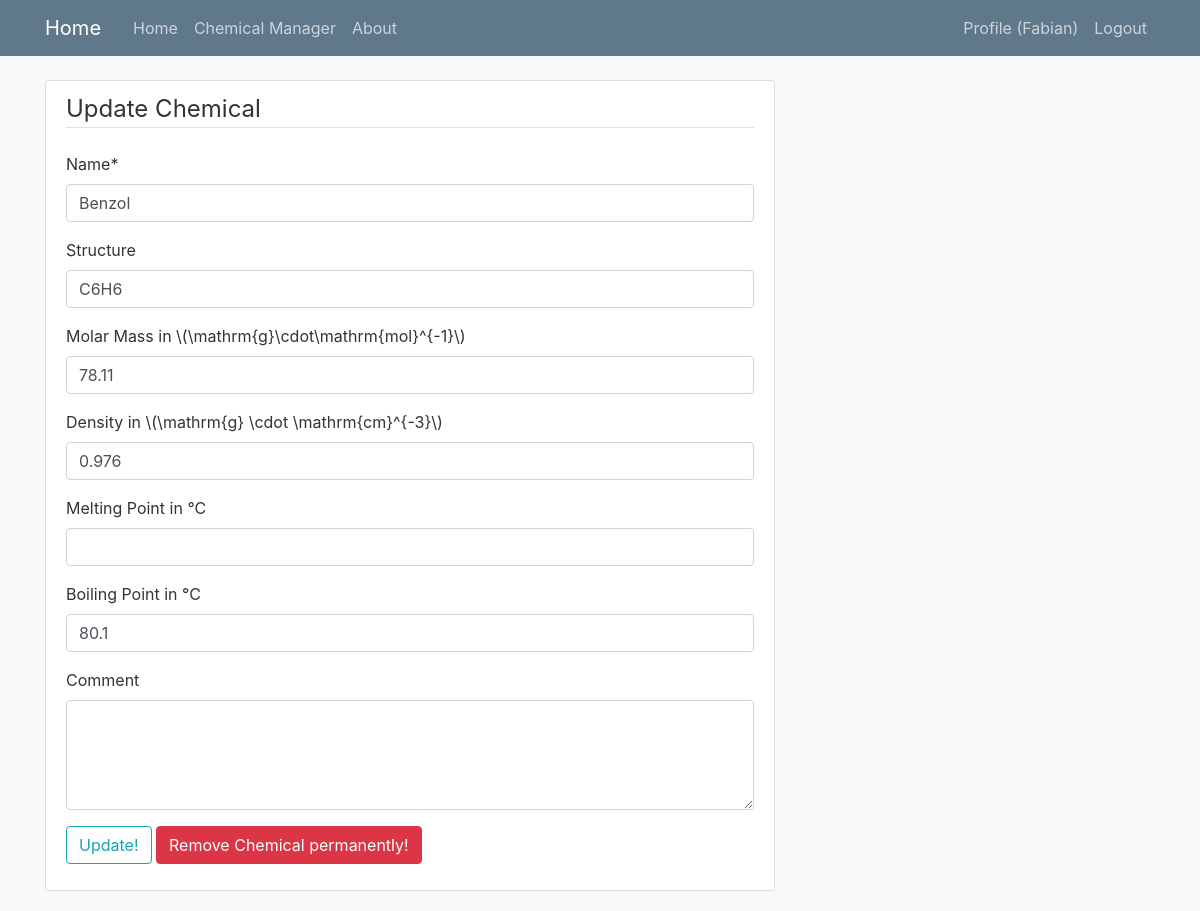
/chemmanager/chemical/4/update (signed in), run on an earlier commit of the app's database.
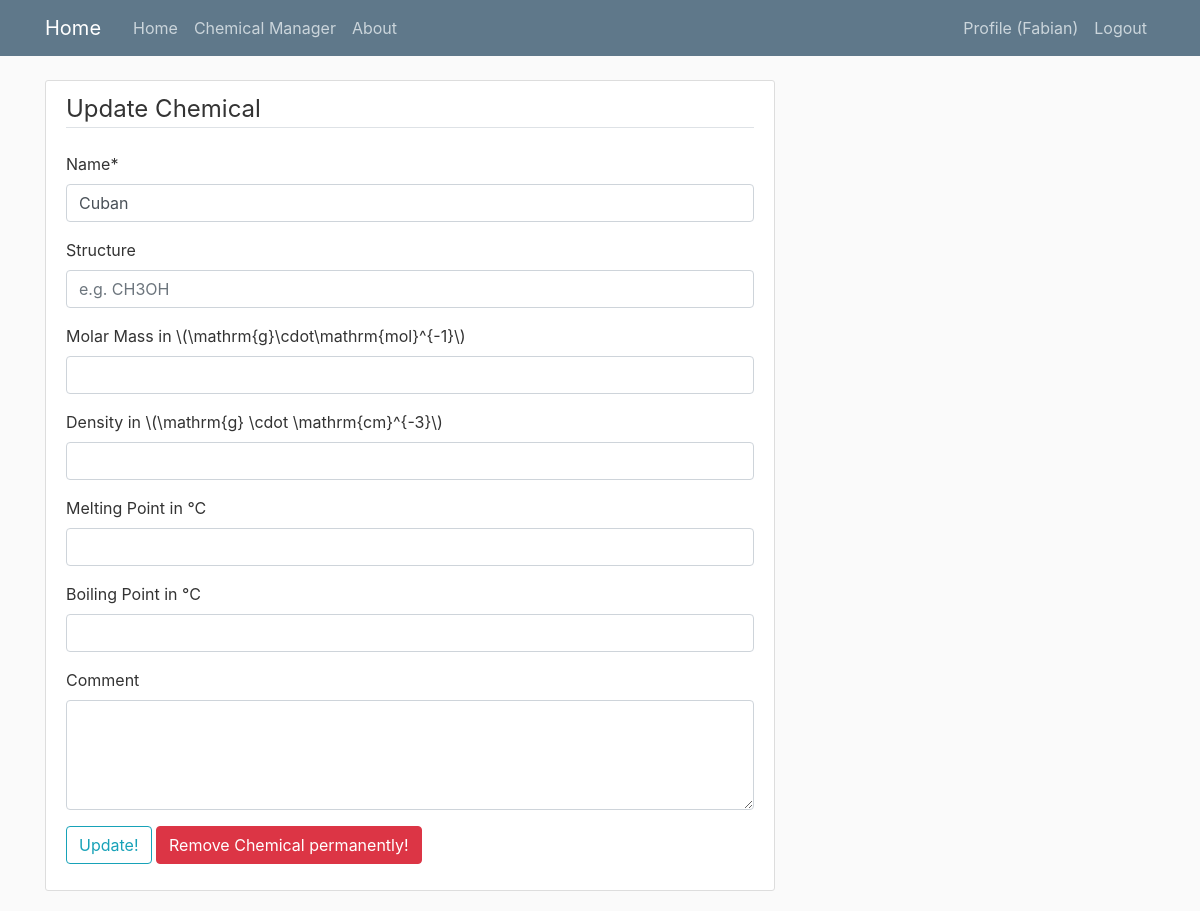
And on a later commit of the database.
### chemmanager/models.py (models this page shows, shortened)
class Chemical(models.Model):
    name = models.CharField(max_length=250)
    structure = models.CharField(max_length=250, blank=True)
    molar_mass = models.FloatField(blank=True, null=True)
    density = models.FloatField(blank=True, null=True)
    melting_point = models.FloatField(blank=True, null=True)
    boiling_point = models.FloatField(blank=True, null=True)
    comment = models.TextField(blank=True)
    cid = models.CharField(max_length=100, blank=True, null=True)
    cas = models.CharField(max_length=100, blank=True, null=True)
    creator = models.ForeignKey(User, on_delete=models.CASCADE, blank=True, null=True)
    workgroup = models.ForeignKey(Workgroup, on_delete=models.CASCADE, blank=True, null=True)

### chemmanager/views.py (the view, shortened to what this page needs)
# urls.py: path('chemical/<int:pk>/update', ChemicalUpdateView.as_view(), name='chemical-update'),
class ChemicalUpdateView(LoginRequiredMixin, UserPassesTestMixin, UpdateView):
    model = Chemical
    form_class = ChemicalCreateForm
    extra_context = {
        'title': 'Update',
        'delete': True,
    }
    def test_func(self):
        chemical = self.get_object()
        if self.request.user == chemical.creator:
            return True
        else:
            return False

### chemmanager/forms.py
class ChemicalCreateForm(forms.ModelForm):
    class Meta:
        model = Chemical
        fields = ('name', 'structure', 'molar_mass', 'density', 'melting_point', 'boiling_point', 'comment')
        widgets = {
            'name': forms.TextInput(attrs={'placeholder': 'e.g. Ethanol'}),
            'structure': forms.TextInput(attrs={'placeholder': 'e.g. CH3OH'}),
            'comment': forms.Textarea(attrs={'rows': 4}),
        }
        html_script = '<script src="https://polyfill.io/v3/polyfill.min.js?features=es6"></script>' + \
                      '<script id="MathJax-script" async ' + \
                      'src="https://cdn.jsdelivr.net/npm/mathjax@3/es5/tex-mml-chtml.js"></script> '
        labels = {
            'density': html_script + 'Density in \(\mathrm{g} \cdot \mathrm{cm}^{-3}\)',
            'melting_point': 'Melting Point in °C',
            'boiling_point': 'Boiling Point in °C',
            'molar_mass': html_script + 'Molar Mass in \(\mathrm{g}\cdot\mathrm{mol}^{-1}\)'
        }

### chemmanager/templates/chemmanager/chemical_form.html (shortened to what this page needs)
{% extends "chemmanager/chemmanager_base.html" %}
{% load crispy_forms_tags %}
{% block content %}
    <div class="content-section">
        <form method="POST">
            <fieldset class="form-group">
                {% if title %}
                    <legend class="border-bottom mb-4">{{ title }} Chemical</legend>
                    {{ form|crispy }}
                    <button class="btn btn-outline-info" type="submit">{{ title }}!</button>
                {% else %}
                    <legend class="border-bottom mb-4">Create new Chemical</legend>
                    {{ form|crispy }}
                    <button class="btn btn-outline-info" type="submit">Add!</button>
                {% endif %}
                {% if delete %}
                    <a href="{% url 'chemical-delete' chemical.id %}" class="btn btn-danger">Remove Chemical permanently!</a>
                {% endif %}
            </fieldset>
        </form>
    </div>
{% endblock content %}

What changed in the data, as far as the page shows it:
changed Chemical: name "Benzol" → "Cuban"; structure "C6H6" → (not shown); molar_mass "78.11" → (not shown); density "0.976" → (not shown); boiling_point "80.1" → (not shown)
